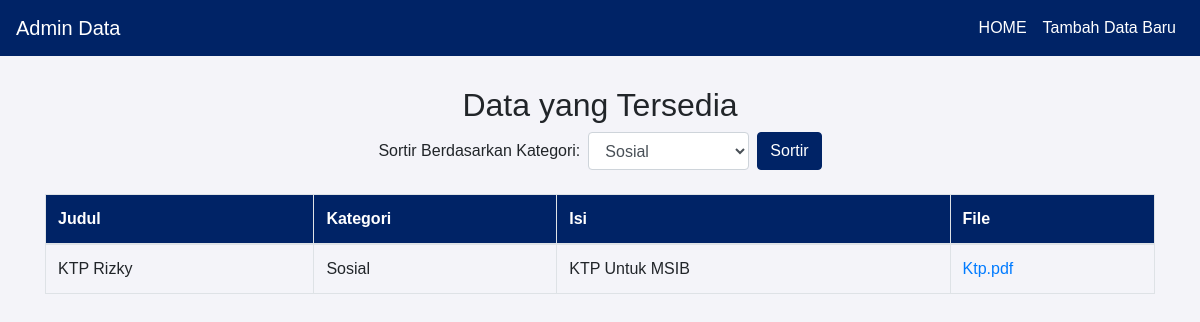
The page /ADMIN/admin.php?kategori=Sosial on the database its author committed.
### tables this page shows
CREATE TABLE `kamui` (
  `id` int(11) NOT NULL,
  `judul` varchar(255) NOT NULL,
  `kategori` varchar(255) NOT NULL,
  `kutipan` text NOT NULL,
  `isi` text NOT NULL,
  `file_path` varchar(255) NOT NULL,
  `file_type` varchar(50) NOT NULL,
  `created_at` timestamp NOT NULL DEFAULT current_timestamp()
);

### ADMIN/admin.php (the view, shortened to what this page needs)
<?php
$servername = "localhost";
$username = "root";
$password = "";
$dbname = "Ninja";
$conn = new mysqli($servername, $username, $password, $dbname);
$selected_kategori = isset($_GET['kategori']) ? $_GET['kategori'] : '';
$sql = "SELECT id, judul, kategori, isi, file_path FROM Kamui";
if ($selected_kategori != '') {
    $sql .= " WHERE kategori = ?";
}
$stmt = $conn->prepare($sql);
if ($selected_kategori != '') {
    $stmt->bind_param("s", $selected_kategori);
}
$stmt->execute();
$result = $stmt->get_result();
?>
<!DOCTYPE html>
<html lang="en">
<head>
    <link rel="stylesheet" href="https://stackpath.bootstrapcdn.com/bootstrap/4.5.2/css/bootstrap.min.css">
</head>
<body>
    <nav class="navbar navbar-expand-lg">
        <a class="navbar-brand" href="#">Admin Data</a>
        <div class="collapse navbar-collapse">
            <ul class="navbar-nav ml-auto">
                <li class="nav-item">
                    <a class="nav-link" href="../index.php">HOME</a>
                </li>
                <li class="nav-item">
                    <a class="nav-link" href="halaman_input.php">Tambah Data Baru</a>
                </li>
            </ul>
        </div>
    </nav>
    <div class="container">
        <h2 class="text-center">Data yang Tersedia</h2>
        <form method="GET" action="admin.php" class="form-inline justify-content-center mb-4">
            <div class="form-group">
                <label for="kategori" class="mr-2">Sortir Berdasarkan Kategori: </label>
                <select name="kategori" id="kategori" class="form-control">
                    <option value="Sosial" <?php echo $selected_kategori == 'Sosial' ? 'selected' : ''; ?>>Sosial</option>
                </select>
            </div>
            <button type="submit" class="btn btn-primary ml-2">Sortir</button>
        </form>
        <table class="table table-bordered">
            <thead>
                <tr>
                    <th>Judul</th>
                    <th>Kategori</th>
                    <th>Isi</th>
                    <th>File</th>
                </tr>
            </thead>
            <tbody>
                <?php if ($result->num_rows > 0) {
                    while ($row = $result->fetch_assoc()) {
                        $file_name = basename($row["file_path"]);
                        ?>
                        <tr>
                            <td><?php echo $row["judul"]; ?></td>
                            <td><?php echo $row["kategori"]; ?></td>
                            <td><?php echo $row["isi"]; ?></td>
                            <td><a href="<?php echo $row["file_path"]; ?>" target="_blank"><?php echo $file_name; ?></a></td>
                        </tr>
                    <?php }
                } else { ?>
                    <tr>
                        <td colspan="4" class="text-center">No records found</td>
                    </tr>
                <?php } ?>
            </tbody>
        </table>
    </div>
</body>
</html>

### ADMIN/admin.php (style rules this page uses)
body { background-color: #f4f4f9; font-family: Arial, sans-serif; }
.navbar { background-color: #002366; color: white; }
.navbar-brand, .navbar-nav .nav-link { color: white !important; }
.container { margin-top: 30px; }
.table thead { background-color: #002366; color: white; }
.btn-primary { background-color: #002366; border-color: #002366; }

### rows shown on the page
kamui: judul "KTP Rizky", kategori "Sosial", isi "KTP Untuk MSIB", file_path "Ktp.pdf"
